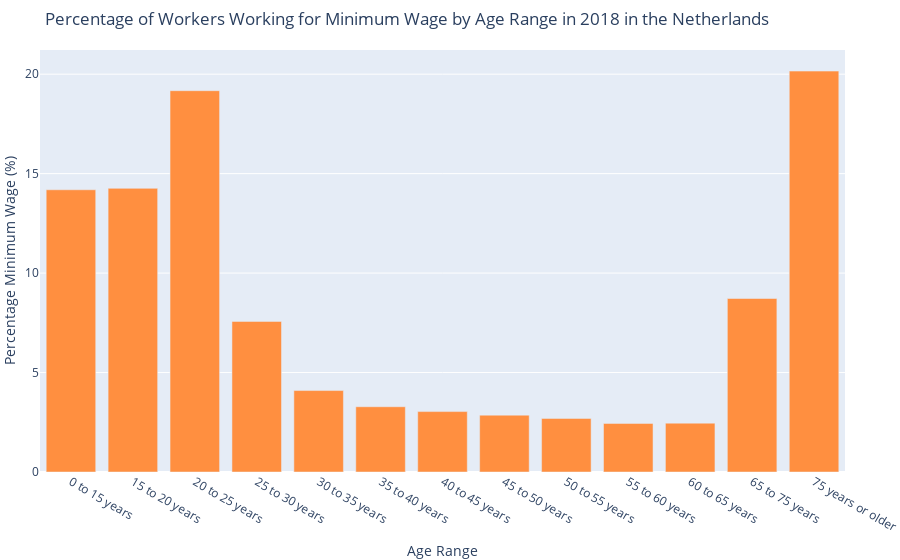

The cell this chart's notebook holds for it:
### Code cell
import pandas as pd
import plotly.express as px

# Read the data
data = pd.read_csv('minimumloon_werknemers.csv')

# Convert the data to a DataFrame
df = pd.DataFrame(data)

# Create the bar chart using Plotly
fig = px.bar(
    df,
    x="age",
    y="percentage_minimum_wage",
    title="Percentage of Workers Working for Minimum Wage by Age Range in 2018 in the Netherlands",
    labels={"percentage_minimum_wage": "Percentage Minimum Wage (%)", "Age Range": "Age Range"}
)

# Update the bar chart to remove the legend and set all bars to the same color
fig.update_traces(marker_color='#ff8f40', showlegend=False)

# Update layout for better presentation
fig.update_layout(
    xaxis_title='Age Range',
    yaxis_title='Percentage Minimum Wage (%)',
    title="Percentage of Workers Working for Minimum Wage by Age Range in 2018 in the Netherlands",
    margin=dict(l=0, r=0, t=50, b=0)
)

# Show the plot
fig.show()

### Figure 1 — Plotly figure (JSON) as saved in the notebook; plotly's stock layout.template omitted (floating-point values rounded to 4 significant figures)
{"data": [{"alignmentgroup": "True", "hovertemplate": "age=%{x}<br>Percentage Minimum Wage (%)=%{y}<extra></extra>", "legendgroup": "", "marker": {"color": "#ff8f40", "pattern": {"shape": ""}}, "name": "", "offsetgroup": "", "orientation": "v", "showlegend": false, "textposition": "auto", "type": "bar", "x": ["0 to 15 years", "15 to 20 years", "20 to 25 years", "25 to 30 years", "30 to 35 years", "35 to 40 years", "40 to 45 years", "45 to 50 years", "50 to 55 years", "55 to 60 years", "60 to 65 years", "65 to 75 years", "75 years or older"], "xaxis": "x", "y": [14.19, 14.26, 19.17, 7.571, 4.095, 3.281, 3.037, 2.858, 2.694, 2.443, 2.456, 8.723, 20.16], "yaxis": "y"}], "layout": {"autosize": true, "barmode": "relative", "legend": {"tracegroupgap": 0}, "margin": {"b": 0, "l": 0, "r": 0, "t": 50}, "title": {"text": "Percentage of Workers Working for Minimum Wage by Age Range in 2018 in the Netherlands"}, "xaxis": {"anchor": "y", "autorange": true, "domain": [0, 1], "range": [-0.5, 12.5], "title": {"text": "Age Range"}, "type": "category"}, "yaxis": {"anchor": "x", "autorange": true, "domain": [0, 1], "range": [0, 21.22], "title": {"text": "Percentage Minimum Wage (%)"}, "type": "linear"}}}
